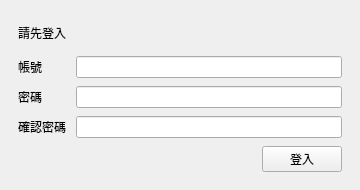
<?xml version="1.0" encoding="UTF-8"?>
<ui version="4.0">
 <class>authDialogContent</class>
 <widget class="QWidget" name="authDialogContent">
  <property name="geometry">
   <rect>
    <x>0</x>
    <y>0</y>
    <width>360</width>
    <height>190</height>
   </rect>
  </property>
  <property name="minimumSize">
   <size>
    <width>360</width>
    <height>190</height>
   </size>
  </property>
  <property name="maximumSize">
   <size>
    <width>360</width>
    <height>190</height>
   </size>
  </property>
  <property name="windowTitle">
   <string>登入</string>
  </property>
  <layout class="QGridLayout" name="authLayout">
   <property name="horizontalSpacing">
    <number>10</number>
   </property>
   <property name="verticalSpacing">
    <number>8</number>
   </property>
   <property name="leftMargin">
    <number>18</number>
   </property>
   <property name="topMargin">
    <number>18</number>
   </property>
   <property name="rightMargin">
    <number>18</number>
   </property>
   <property name="bottomMargin">
    <number>18</number>
   </property>
   <item row="0" column="0" colspan="2">
    <widget class="QLabel" name="topLabel">
     <property name="text">
      <string>請先登入</string>
     </property>
    </widget>
   </item>
   <item row="1" column="0">
    <widget class="QLabel" name="usernameLabel">
     <property name="text">
      <string>帳號</string>
     </property>
    </widget>
   </item>
   <item row="1" column="1">
    <widget class="LineEdit" name="usernameEdit" />
   </item>
   <item row="2" column="0">
    <widget class="QLabel" name="passwordLabel">
     <property name="text">
      <string>密碼</string>
     </property>
    </widget>
   </item>
   <item row="2" column="1">
    <widget class="PasswordLineEdit" name="passwordEdit">
    </widget>
   </item>
   <item row="3" column="0">
    <widget class="QLabel" name="confirmLabel">
     <property name="text">
      <string>確認密碼</string>
     </property>
    </widget>
   </item>
   <item row="3" column="1">
    <widget class="PasswordLineEdit" name="confirmEdit">
    </widget>
   </item>
   <item row="4" column="1" alignment="Qt::AlignRight">
    <widget class="PrimaryPushButton" name="submitButton">
     <property name="text">
      <string>登入</string>
     </property>
    </widget>
   </item>
  </layout>
 </widget>
 <customwidgets>
 <customwidget>
  <class>LineEdit</class>
  <extends>QLineEdit</extends>
  <header>qfluentwidgets</header>
 </customwidget>
 <customwidget>
  <class>PasswordLineEdit</class>
  <extends>QLineEdit</extends>
  <header>qfluentwidgets</header>
 </customwidget>
 <customwidget>
  <class>PrimaryPushButton</class>
  <extends>QPushButton</extends>
  <header>qfluentwidgets</header>
 </customwidget>
 </customwidgets>
 <resources />
 <connections />
</ui>
